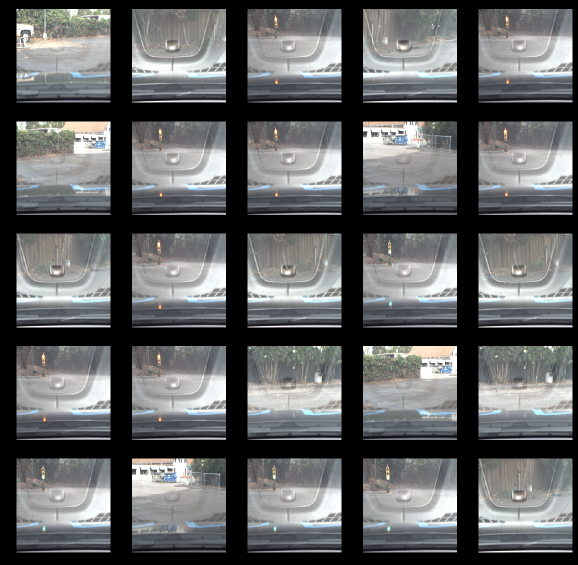
#> input picture whole_picture_classification.png, 1155 x 1129 px (shown at 1/2 size)
$ python -i DataAugmentation.py   (imports and definitions only)
#> lines starting #> are read from the running program, lines starting #| are printed output that depends on the picture
import cv2
import csv
import math
import numpy as np
from random import randint
import matplotlib.pyplot as plt


class DataAugmentation:
    """ Provides basic methods to augment the data.

    Source: GitHub repository from Sven Bone
            https://github.com/SvenMuc/CarND-Behavioral-Cloning-P3
    """

    # [20 lines left out: function correct_bounding_boxes_to_image_size, not called in this run]

    @staticmethod
    def equalize_histogram(image):
        """ Equalizes the image histogram in order to improve the contrast.

        :param image:  Input RGB image.

        :return: Returns the equalized RGB image.
        """
        clahe = cv2.createCLAHE(clipLimit=0.95, tileGridSize=(8, 8))
        hls = cv2.cvtColor(image, cv2.COLOR_RGB2BGR)
#> hls is the input picture: shape (1129, 1155, 3); mean B, G, R 98.5, 97.9, 96.4
        hls[:, :, 0] = clahe.apply(hls[:, :, 0])
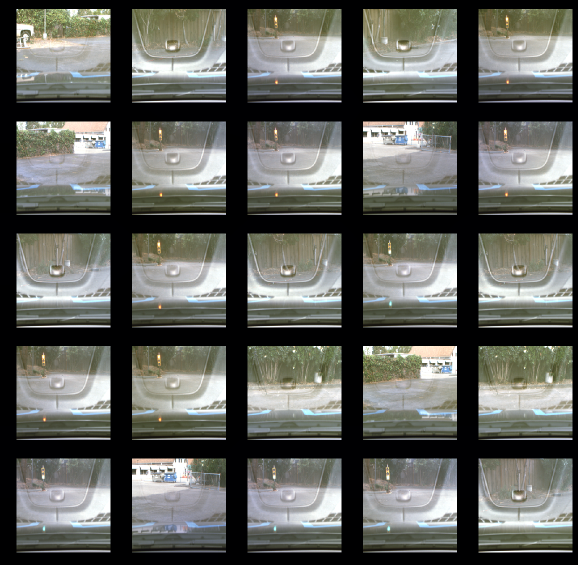
#> hls: shape (1129, 1155, 3) (shown at 1/2 size); mean B, G, R 92.8, 97.9, 96.4
        hls[:, :, 1] = clahe.apply(hls[:, :, 1])
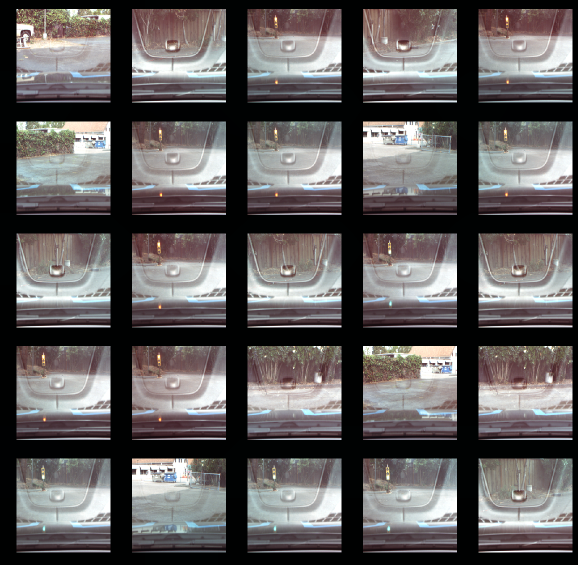
#> hls: shape (1129, 1155, 3) (shown at 1/2 size); mean B, G, R 92.8, 92.7, 96.4
        hls[:, :, 2] = clahe.apply(hls[:, :, 2])
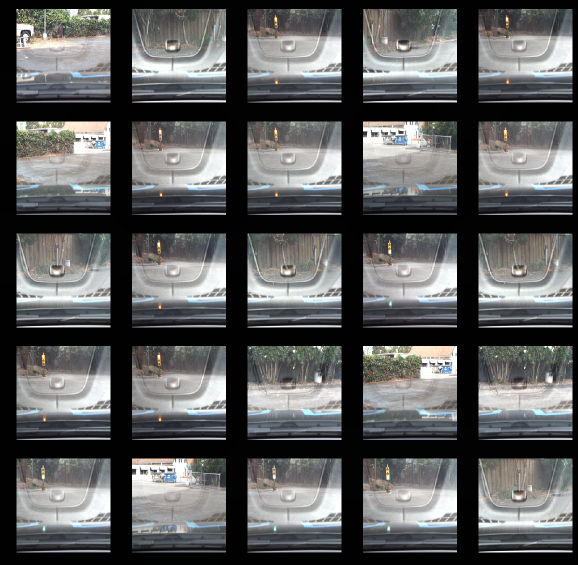
#> hls: shape (1129, 1155, 3) (shown at 1/2 size); mean B, G, R 92.8, 92.7, 91.9

        return cv2.cvtColor(hls, cv2.COLOR_BGR2RGB)

    # [311 lines left out: functions flip_image_horizontally, random_brightness, random_blur, random_shadow, random_translation, random_rotation and 3 more, not called in this run]


# [189 lines not run here, left out]

>>> import cv2
>>> picture = cv2.cvtColor(cv2.imread('../whole_picture_classification.png'), cv2.COLOR_BGR2RGB)
>>> result = DataAugmentation().equalize_histogram(picture)
